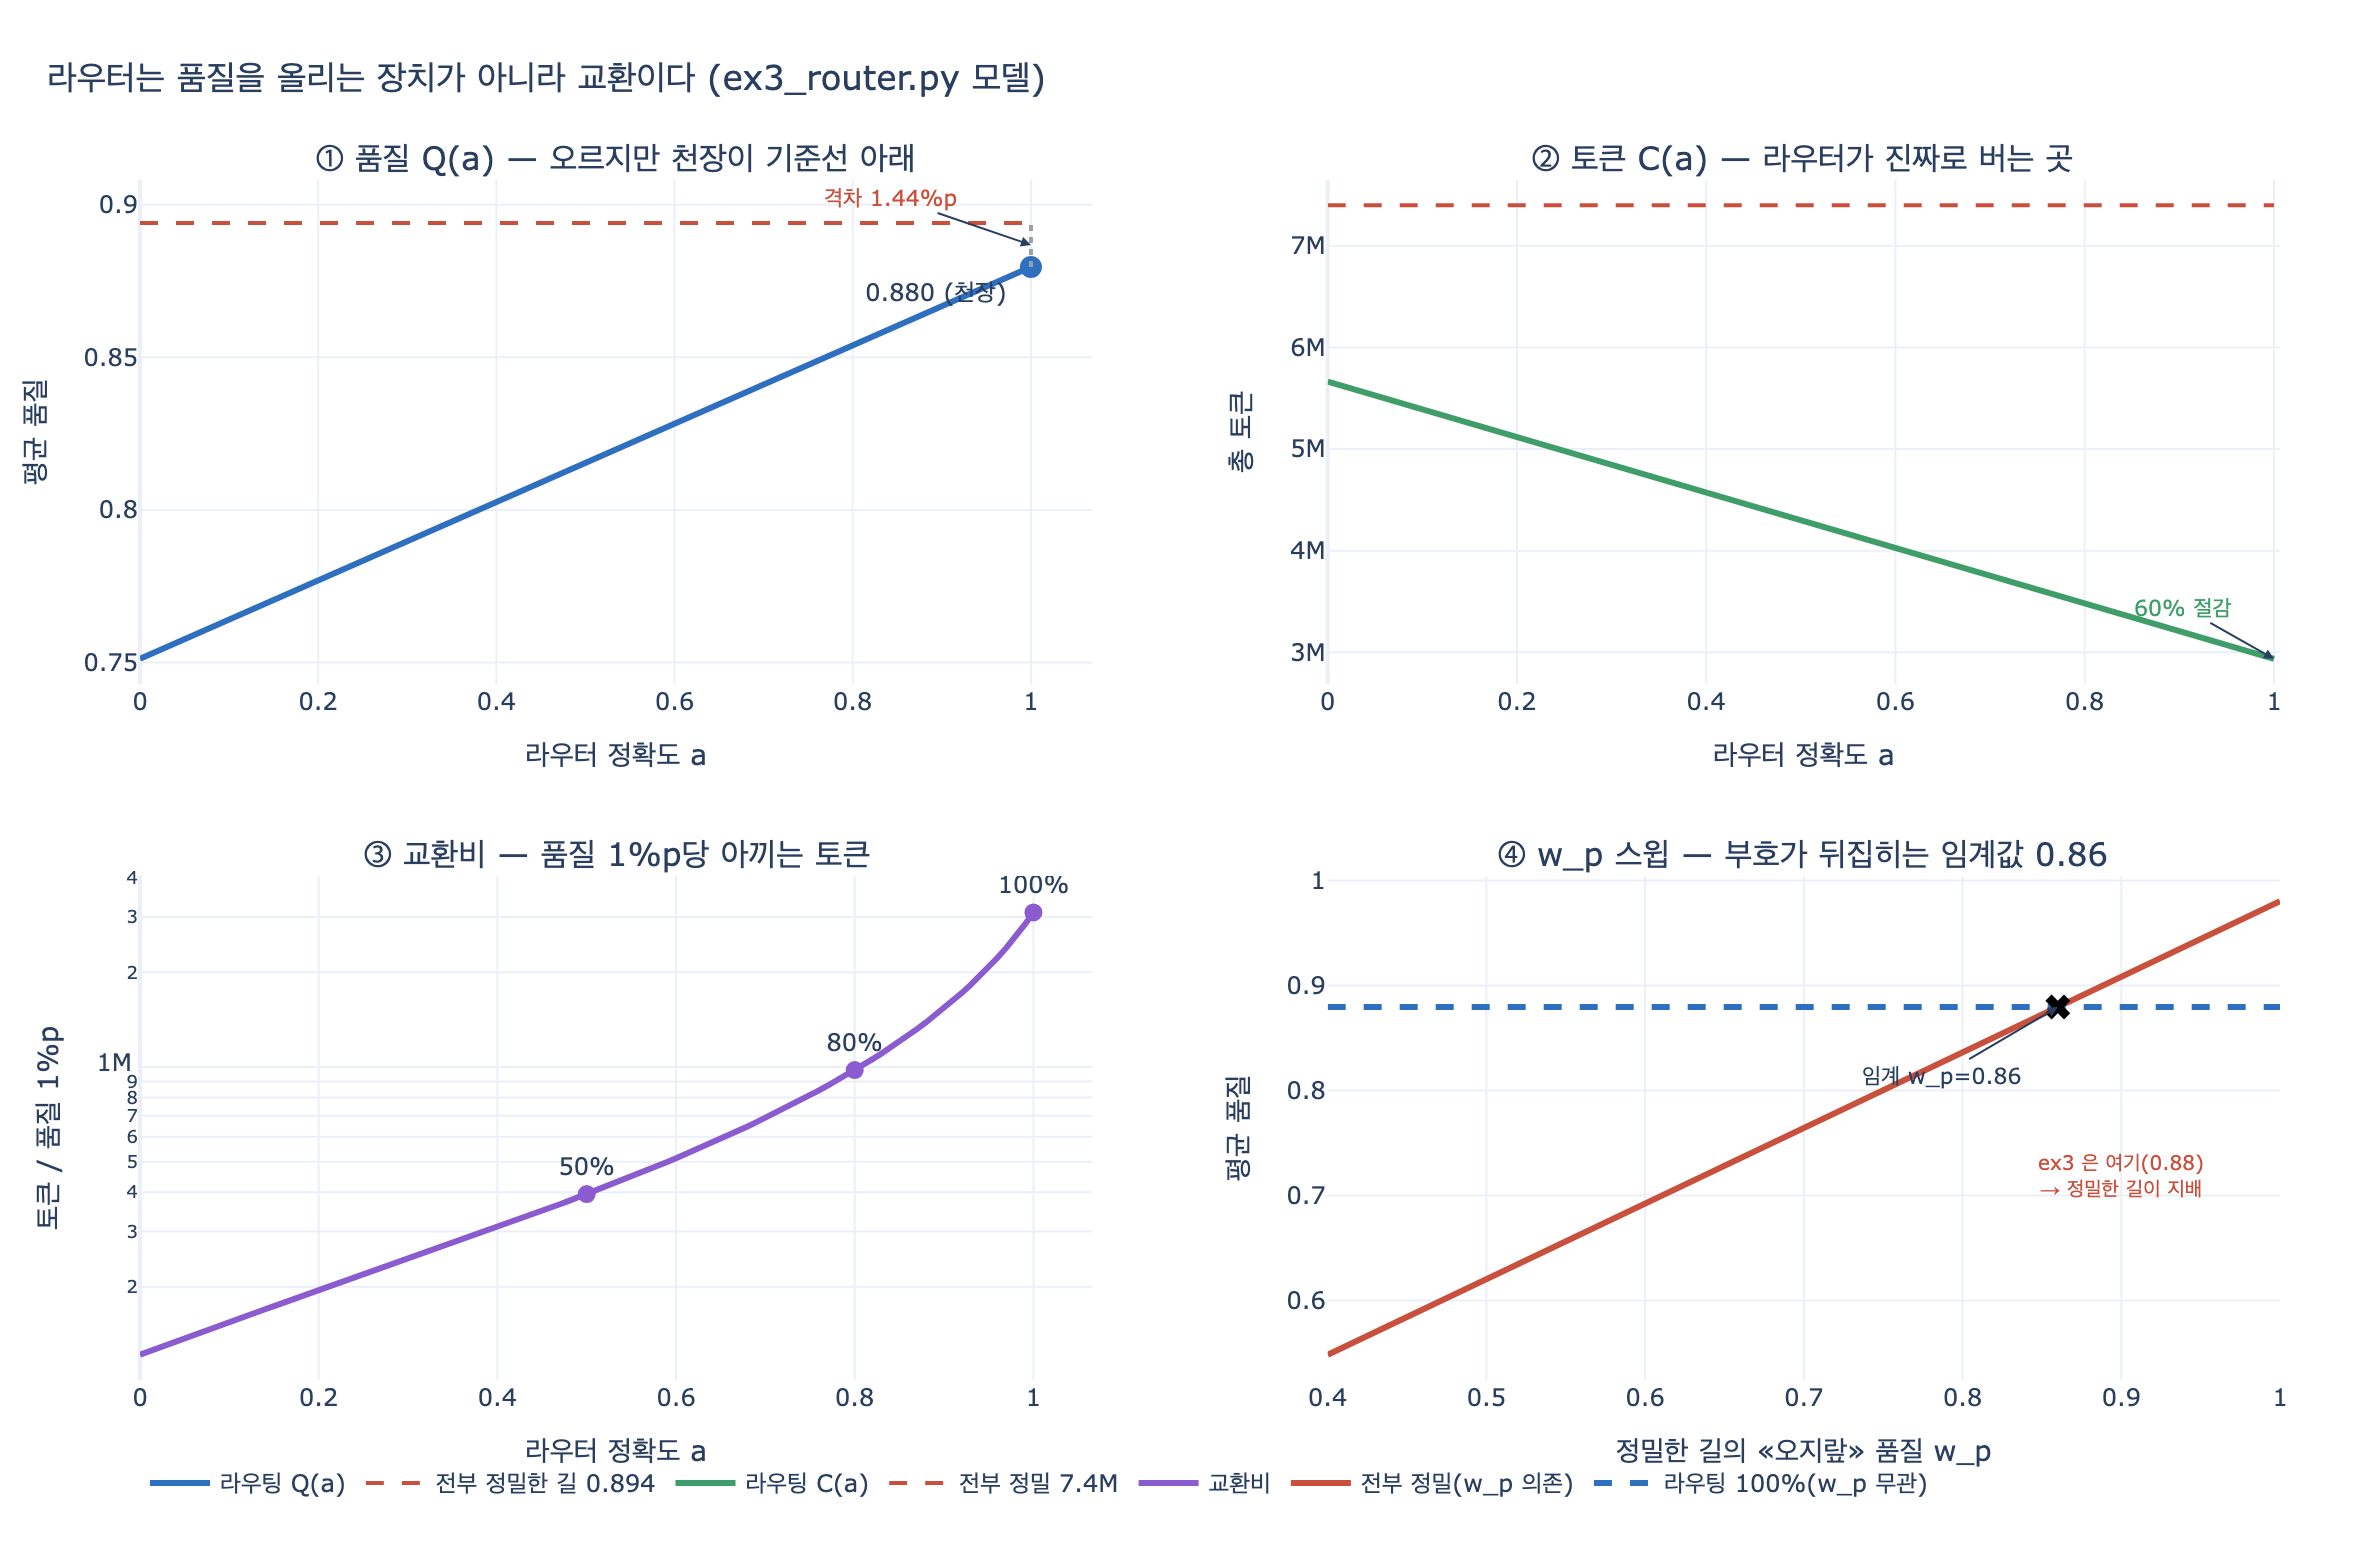

Generate this figure with Python:
# %% [markdown]
# # 라우팅 정확도가 100%여도 품질이 오르지 않은 이유
#
# **질문** 라우팅 정확도가 100%여도 품질이 오르지 않은 이유는 무엇인가?
#
# **답** 정밀한 길이 굳이 필요 없는 입력에도 0.88을 내어 빠른 길의 0.86보다 높다.
# 이 설정에서는 정밀한 길이 언제나 품질로 이긴다.
#
# 이 노트북은 `content/ch25/code/ex3_router.py` 의 품질·토큰 모델을 그대로 재현하고,
# 라우터 정확도 $a$ 를 $0 \to 1$ 로 훑으며
#
# - 품질 곡선 $Q(a)$ 와 토큰 곡선 $C(a)$
# - 「전부 정밀한 길」 기준선과의 격차 (= 천장)
# - 품질 1%p 를 내주고 아끼는 토큰, 즉 **교환비**
#
# 를 계산합니다. 핵심 구조는 **지배 전략(dominance)** 입니다.
# 정밀한 경로가 *모든* 입력 종류에서 품질 우위이면, 라우팅은 품질을 올리는 장치가 될 수 없습니다.

# %%
# 필요 패키지: plotly, kaleido  (pip install plotly kaleido)
# 실행: python3 expy.py   /  VSCode 셀로도 그대로 돌아간다.

import os

import plotly.graph_objects as go
from plotly.subplots import make_subplots


def _show(fig):
    try:
        from IPython import get_ipython
        if get_ipython() is not None:  # VSCode 셀/Jupyter에서만 렌더링
            fig.show()
    except ImportError:
        pass


HERE = os.path.dirname(os.path.abspath(__file__))
print("준비 완료")
# 출력: 준비 완료

# %% [markdown]
# ## 1. ex3_router.py 의 모델을 그대로 옮긴다
#
# 길이 두 개뿐입니다. 각 길에는 숫자가 셋 붙습니다.
#
# | 길 | 비용 $c$ | 「맞을 때」 품질 $r$ | 「틀린 길로 왔을 때」 품질 $w$ |
# |---|---|---|---|
# | 빠른 길 | 1,200 | 0.86 | 0.42 |
# | 정밀한 길 | 7,400 | 0.93 | **0.88** |
#
# 굵게 표시한 **0.88** 이 이 카드의 답 전체입니다.
# 「정밀한 길로 굳이 안 보내도 되는 입력」을 정밀한 길로 보냈을 때의 품질이 0.88 이고,
# 이 값이 빠른 길이 *제대로* 맞았을 때의 0.86 보다 **높습니다**.

# %%
# 길 이름     비용   이 길이 «맞을 때» 품질   «틀린 길로 왔을 때» 품질
ROUTES = {
    "빠른 길":   (1_200, 0.86, 0.42),
    "정밀한 길": (7_400, 0.93, 0.88),
}
MIX = {"빠른 길": 0.72, "정밀한 길": 0.28}   # 실제 입력의 분포
N = 1_000

FAST, PREC = "빠른 길", "정밀한 길"


def other(k):
    return PREC if k == FAST else FAST


def all_precise():
    """모든 입력을 정밀한 길로. 라우터가 없다."""
    cost = N * ROUTES[PREC][0]
    q = sum(MIX[k] * (ROUTES[PREC][1] if k == PREC else ROUTES[PREC][2]) for k in MIX)
    return cost, q


def routed(acc):
    """정확도 acc 인 라우터를 태운다."""
    cost = q = 0.0
    for true_route, share in MIX.items():
        n = N * share
        for taken, p in ((true_route, acc), (other(true_route), 1 - acc)):
            c, right, wrong = ROUTES[taken]
            cost += n * p * c
            q += share * p * (right if taken == true_route else wrong)
    return cost, q


PC, PQ = all_precise()
print(f"전부 정밀한 길 : 토큰 {PC:>10,.0f}   품질 {PQ:.4f}")
c100, q100 = routed(1.00)
print(f"라우팅 100%    : 토큰 {c100:>10,.0f}   품질 {q100:.4f}")
print(f"→ 정확도가 «완벽»한데도 품질이 {PQ - q100:+.4f} ({(q100 - PQ) * 100:+.2f}%p) 움직였다.")
# 출력: 전부 정밀한 길 : 토큰  7,400,000   품질 0.8940
# 출력: 라우팅 100%    : 토큰  2,936,000   품질 0.8796
# 출력: → 정확도가 «완벽»한데도 품질이 +0.0144 (-1.44%p) 움직였다.

# %% [markdown]
# ## 2. 지배(dominance) — 진짜 원인은 표 한 칸이다
#
# 라우팅이 품질을 올릴 수 있는 조건은 하나입니다.
# **어떤 입력 종류에서는 빠른 길이 정밀한 길보다 품질이 좋아야** 합니다.
# 그래야 「그 입력만 빠른 길로 골라 보내면 품질이 오른다」가 성립합니다.
#
# 입력 종류 $t$, 선택한 길 $k$ 에 대한 품질 행렬을 $Q[t][k]$ 로 적으면
#
# $$
# Q[t][k] = \begin{cases} r_k & (k = t) \\ w_k & (k \neq t) \end{cases}
# $$
#
# 이 행렬을 열끼리 비교해서, 정밀한 길 열이 모든 행에서 크거나 같으면
# 정밀한 길은 **약지배 전략(weakly dominant strategy)** 입니다.

# %%
print("품질 행렬  Q[입력 종류][선택한 길]\n")
print(f"{'입력 종류':<12}{'빠른 길':>10}{'정밀한 길':>12}   승자")
print("-" * 52)
dominated = True
for t in MIX:
    row = {}
    for k in ROUTES:
        c, right, wrong = ROUTES[k]
        row[k] = right if k == t else wrong
    win = PREC if row[PREC] >= row[FAST] else FAST
    if row[PREC] < row[FAST]:
        dominated = False
    print(f"{t:<12}{row[FAST]:>10.2f}{row[PREC]:>12.2f}   {win}")
print()
print(f"정밀한 길이 모든 행에서 우위인가? → {dominated}")
print("→ 지배 전략이므로, 라우팅으로 «품질을» 개선할 여지가 애초에 0 이다.")
# 출력: 품질 행렬  Q[입력 종류][선택한 길]
# 출력:
# 출력: 입력 종류             빠른 길       정밀한 길   승자
# 출력: ----------------------------------------------------
# 출력: 빠른 길              0.86        0.88   정밀한 길
# 출력: 정밀한 길             0.42        0.93   정밀한 길
# 출력:
# 출력: 정밀한 길이 모든 행에서 우위인가? → True
# 출력: → 지배 전략이므로, 라우팅으로 «품질을» 개선할 여지가 애초에 0 이다.

# %% [markdown]
# ## 3. 닫힌 형태로 풀어 본다
#
# 정확도 $a$ 인 라우터의 평균 품질은 입력 종류별로 갈라서 쓰면
#
# $$
# Q(a) = \underbrace{0.72\,[\,a\cdot 0.86 + (1-a)\cdot 0.88\,]}_{\text{빠른 길이 정답인 72\%}}
#      + \underbrace{0.28\,[\,a\cdot 0.93 + (1-a)\cdot 0.42\,]}_{\text{정밀한 길이 정답인 28\%}}
# $$
#
# 정리하면
#
# $$
# Q(a) = 0.7512 + 0.1284\,a, \qquad
# C(a) = 5{,}664{,}000 - 2{,}728{,}000\,a
# $$
#
# 둘 다 $a$ 에 대해 **일차 함수**입니다. 여기서 두 가지를 읽습니다.
#
# 1. $Q'(a) = +0.1284 > 0$ 이므로 정확도를 올리면 품질은 **오릅니다**. 라우터를 잘 만드는 건 헛일이 아닙니다.
# 2. 그런데 $Q(1) = 0.8796 < 0.894 = Q_{\text{전부 정밀}}$ 입니다.
#    정확도를 100%까지 밀어붙여도 **천장이 기준선보다 낮습니다**.
#
# 첫째 항의 계수가 음수($-0.0144a$)라는 게 문제입니다.
# 「빠른 길이 정답인 72%」 구간에서는 라우터가 *맞출수록* 품질이 떨어집니다.

# %%
def q_closed(a):
    return 0.7512 + 0.1284 * a


def c_closed(a):
    return 5_664_000 - 2_728_000 * a


print(f"{'a':>6}{'Q(a) 시뮬':>12}{'Q(a) 닫힌형':>14}{'C(a) 시뮬':>14}{'C(a) 닫힌형':>15}")
print("-" * 62)
for a in (0.0, 0.5, 0.7, 1.0):
    c, q = routed(a)
    print(f"{a:>6.2f}{q:>12.4f}{q_closed(a):>14.4f}{c:>14,.0f}{c_closed(a):>15,.0f}")

# 항별 분해: 72% 구간과 28% 구간이 서로 반대 방향으로 움직인다
print("\n항별 분해 (정확도가 오를 때 각 구간의 기여)")
print(f"{'a':>6}{'72% 구간':>12}{'28% 구간':>12}{'합':>10}")
print("-" * 40)
for a in (0.0, 0.5, 1.0):
    t1 = 0.72 * (a * 0.86 + (1 - a) * 0.88)
    t2 = 0.28 * (a * 0.93 + (1 - a) * 0.42)
    print(f"{a:>6.2f}{t1:>12.4f}{t2:>12.4f}{t1 + t2:>10.4f}")
print("→ 72% 구간은 0.6336 → 0.6192 로 «내려간다». 맞출수록 손해다.")
# 출력:      a     Q(a) 시뮬      Q(a) 닫힌형       C(a) 시뮬       C(a) 닫힌형
# 출력: --------------------------------------------------------------
# 출력:   0.00      0.7512        0.7512     5,664,000      5,664,000
# 출력:   0.50      0.8154        0.8154     4,300,000      4,300,000
# 출력:   0.70      0.8411        0.8411     3,754,400      3,754,400
# 출력:   1.00      0.8796        0.8796     2,936,000      2,936,000
# 출력:
# 출력: 항별 분해 (정확도가 오를 때 각 구간의 기여)
# 출력:      a      72% 구간      28% 구간         합
# 출력: ----------------------------------------
# 출력:   0.00      0.6336      0.1176    0.7512
# 출력:   0.50      0.6264      0.1890    0.8154
# 출력:   1.00      0.6192      0.2604    0.8796
# 출력: → 72% 구간은 0.6336 → 0.6192 로 «내려간다». 맞출수록 손해다.

# %% [markdown]
# ## 4. 교환비 — 품질 1%p 에 토큰 몇 개인가
#
# 라우팅은 품질을 올리는 장치가 아니라 **교환**입니다. 그러면 환율을 재야 합니다.
#
# $$
# \text{교환비}(a) = \frac{C_{\text{전부 정밀}} - C(a)}{100 \cdot (Q_{\text{전부 정밀}} - Q(a))}
# \quad [\text{품질 } 1\%p \text{ 당 아끼는 토큰}]
# $$
#
# 이 값이 클수록 남는 장사입니다.

# %%
print(f"{'정확도':>8}{'총 토큰':>12}{'품질':>9}{'절감':>8}{'품질 손실':>11}{'1%p당 절감 토큰':>18}")
print("-" * 68)
for acc in (1.00, 0.95, 0.90, 0.80, 0.70, 0.50):
    c, q = routed(acc)
    dq = (PQ - q) * 100          # %p
    dc = PC - c
    rate = dc / dq if dq > 1e-12 else float("inf")
    print(f"{acc:>7.0%}{c:>12,.0f}{q:>9.3f}{1 - c / PC:>8.0%}"
          f"{dq:>10.2f}p{rate:>18,.0f}")
print("\n→ 100%에서는 1%p 당 310만 토큰을 아낀다. 아주 좋은 환율이다.")
print("→ 50%로 내려가면 1%p 당 39만 토큰. 환율이 8배 나빠진다. 이건 대개 손해다.")
# 출력:      정확도        총 토큰       품질      절감      품질 손실        1%p당 절감 토큰
# 출력: --------------------------------------------------------------------
# 출력:    100%   2,936,000    0.880     60%      1.44p         3,100,000
# 출력:     95%   3,072,400    0.873     58%      2.08p         2,078,578
# 출력:     90%   3,208,800    0.867     57%      2.72p         1,538,620
# 출력:     80%   3,481,600    0.854     53%      4.01p           977,645
# 출력:     70%   3,754,400    0.841     49%      5.29p           688,889
# 출력:     50%   4,300,000    0.815     42%      7.86p           394,402
# 출력:
# 출력: → 100%에서는 1%p 당 310만 토큰을 아낀다. 아주 좋은 환율이다.
# 출력: → 50%로 내려가면 1%p 당 39만 토큰. 환율이 8배 나빠진다. 이건 대개 손해다.

# %% [markdown]
# ## 5. 그럼 언제 라우팅이 품질을 «올리는» 장치가 되나
#
# 답의 문장을 뒤집어 봅니다. 정밀한 길의 「틀린 길로 왔을 때」 품질을 $w_p$ 라는 변수로 두면
#
# $$
# Q_{\text{전부 정밀}}(w_p) = 0.72\,w_p + 0.28 \cdot 0.93, \qquad
# Q_{\text{라우팅}}(a{=}1) = 0.72 \cdot 0.86 + 0.28 \cdot 0.93
# $$
#
# 라우팅 쪽은 $w_p$ 와 무관합니다(100% 정확하면 틀린 길로 가는 입력이 없으니까).
# 두 식을 비교하면 조건이 아주 깔끔하게 남습니다.
#
# $$
# Q_{\text{라우팅}}(1) > Q_{\text{전부 정밀}} \iff w_p < 0.86 = r_{\text{fast}}
# $$
#
# 즉 임계값은 정확히 **빠른 길의 정답 품질 0.86** 입니다.
# ex3 은 $w_p = 0.88 > 0.86$ 으로 잡았기 때문에 지배가 성립하고, 품질이 안 올랐습니다.

# %%
print(f"{'w_p':>7}{'전부 정밀':>12}{'라우팅 100%':>14}{'라우팅 우위':>14}")
print("-" * 48)
for wp in (0.40, 0.60, 0.80, 0.84, 0.86, 0.88, 0.95):
    q_ap = 0.72 * wp + 0.28 * 0.93
    q_rt = 0.72 * 0.86 + 0.28 * 0.93
    print(f"{wp:>7.2f}{q_ap:>12.4f}{q_rt:>14.4f}{'예' if q_rt > q_ap else '아니오':>14}")
print("\n→ 임계값 w_p = 0.86 (= 빠른 길의 정답 품질). 여기서 부호가 뒤집힌다.")
print("→ ex3 의 w_p = 0.88 은 임계값보다 크다. 그래서 100%에서도 품질이 못 오른다.")
# 출력:     w_p       전부 정밀      라우팅 100%        라우팅 우위
# 출력: ------------------------------------------------
# 출력:    0.40      0.5484        0.8796             예
# 출력:    0.60      0.6924        0.8796             예
# 출력:    0.80      0.8364        0.8796             예
# 출력:    0.84      0.8652        0.8796             예
# 출력:    0.86      0.8796        0.8796         아니오
# 출력:    0.88      0.8940        0.8796         아니오
# 출력:    0.95      0.9444        0.8796         아니오

# %% [markdown]
# ## 6. 시각화
#
# 네 칸으로 봅니다.
#
# 1. **품질 곡선** — $Q(a)$ 는 오르지만 천장($a=1$)이 기준선 아래에서 멈춘다
# 2. **토큰 곡선** — 정확도가 오를수록 단조 감소. 여기가 라우터가 진짜로 버는 곳이다
# 3. **교환비** — 품질 1%p 당 아끼는 토큰. 정확도가 낮아지면 환율이 급격히 나빠진다
# 4. **$w_p$ 스윕** — 정밀한 길의 「오지랖 품질」이 0.86 아래로 내려가야 라우팅이 품질로 이긴다

# %%
STEPS = 101
accs = [i / (STEPS - 1) for i in range(STEPS)]
qs = [routed(a)[1] for a in accs]
cs = [routed(a)[0] for a in accs]
rates = []
for a in accs:
    c, q = routed(a)
    dq = (PQ - q) * 100
    rates.append(None if dq < 1e-9 else (PC - c) / dq)

wps = [0.40 + 0.006 * i for i in range(101)]
q_ap_wp = [0.72 * w + 0.28 * 0.93 for w in wps]
q_rt_wp = [0.72 * 0.86 + 0.28 * 0.93] * len(wps)

C_Q, C_BASE, C_TOK, C_RATE, C_MARK = "#2f6fbf", "#c8503c", "#3f9d6a", "#8a5cd0", "#9aa0a6"

fig = make_subplots(
    rows=2, cols=2,
    subplot_titles=(
        "① 품질 Q(a) — 오르지만 천장이 기준선 아래",
        "② 토큰 C(a) — 라우터가 진짜로 버는 곳",
        "③ 교환비 — 품질 1%p당 아끼는 토큰",
        "④ w_p 스윕 — 부호가 뒤집히는 임계값 0.86",
    ),
    vertical_spacing=0.16, horizontal_spacing=0.11,
)

# ① 품질
fig.add_trace(go.Scatter(x=accs, y=qs, mode="lines", name="라우팅 Q(a)",
                         line=dict(color=C_Q, width=3)), row=1, col=1)
fig.add_trace(go.Scatter(x=accs, y=[PQ] * len(accs), mode="lines",
                         name="전부 정밀한 길 0.894",
                         line=dict(color=C_BASE, width=2, dash="dash")), row=1, col=1)
fig.add_trace(go.Scatter(x=[1.0], y=[q100], mode="markers+text",
                         text=["0.880 (천장) "], textposition="bottom left",
                         marker=dict(color=C_Q, size=11, symbol="circle"),
                         showlegend=False), row=1, col=1)
fig.add_trace(go.Scatter(x=[1.0, 1.0], y=[q100, PQ], mode="lines",
                         line=dict(color=C_MARK, width=2, dash="dot"),
                         showlegend=False), row=1, col=1)
fig.add_annotation(x=1.0, y=(q100 + PQ) / 2, text="격차 1.44%p", showarrow=True,
                   arrowhead=2, ax=-70, ay=-24, font=dict(size=11, color=C_BASE),
                   row=1, col=1)

# ② 토큰
fig.add_trace(go.Scatter(x=accs, y=cs, mode="lines", name="라우팅 C(a)",
                         line=dict(color=C_TOK, width=3), showlegend=True), row=1, col=2)
fig.add_trace(go.Scatter(x=accs, y=[PC] * len(accs), mode="lines",
                         name="전부 정밀 7.4M",
                         line=dict(color=C_BASE, width=2, dash="dash")), row=1, col=2)
fig.add_annotation(x=1.0, y=c100, text="60% 절감", showarrow=True, arrowhead=2,
                   ax=-46, ay=-26, font=dict(size=11, color=C_TOK), row=1, col=2)

# ③ 교환비
fig.add_trace(go.Scatter(x=accs, y=rates, mode="lines", name="교환비",
                         line=dict(color=C_RATE, width=3)), row=2, col=1)
for a in (0.5, 0.8, 1.0):
    c, q = routed(a)
    dq = (PQ - q) * 100
    fig.add_trace(go.Scatter(x=[a], y=[(PC - c) / dq], mode="markers+text",
                             text=[f"{a:.0%}"], textposition="top center",
                             marker=dict(color=C_RATE, size=9), showlegend=False),
                  row=2, col=1)

# ④ w_p 스윕
fig.add_trace(go.Scatter(x=wps, y=q_ap_wp, mode="lines", name="전부 정밀(w_p 의존)",
                         line=dict(color=C_BASE, width=3)), row=2, col=2)
fig.add_trace(go.Scatter(x=wps, y=q_rt_wp, mode="lines", name="라우팅 100%(w_p 무관)",
                         line=dict(color=C_Q, width=3, dash="dash")), row=2, col=2)
fig.add_trace(go.Scatter(x=[0.86], y=[0.8796], mode="markers",
                         marker=dict(color="#000000", size=11, symbol="x"),
                         showlegend=False), row=2, col=2)
fig.add_annotation(x=0.86, y=0.8796, text="임계 w_p=0.86", showarrow=True, arrowhead=2,
                   ax=-58, ay=34, font=dict(size=11), row=2, col=2)
fig.add_annotation(x=0.90, y=0.72, text="ex3 은 여기(0.88)<br>→ 정밀한 길이 지배",
                   showarrow=False, font=dict(size=10, color=C_BASE), row=2, col=2)

fig.update_xaxes(title_text="라우터 정확도 a", row=1, col=1)
fig.update_xaxes(title_text="라우터 정확도 a", row=1, col=2)
fig.update_xaxes(title_text="라우터 정확도 a", row=2, col=1)
fig.update_xaxes(title_text="정밀한 길의 «오지랖» 품질 w_p", row=2, col=2)
fig.update_yaxes(title_text="평균 품질", row=1, col=1)
fig.update_yaxes(title_text="총 토큰", row=1, col=2)
fig.update_yaxes(title_text="토큰 / 품질 1%p", type="log", row=2, col=1)
fig.update_yaxes(title_text="평균 품질", row=2, col=2)

fig.update_layout(
    title=dict(text="라우터는 품질을 올리는 장치가 아니라 교환이다 (ex3_router.py 모델)", x=0.02),
    height=780, width=1180, template="plotly_white",
    legend=dict(orientation="h", yanchor="bottom", y=-0.11, x=0.0),
    margin=dict(t=90, b=90, l=70, r=40),
)

_show(fig)
png = os.path.join(HERE, "expy.png")
fig.write_image(png, scale=2)
print(f"저장: {png}")
# 출력: 저장: .../55744e43-e84c-488c-a776-733f17d727f0/expy.png

# %% [markdown]
# ## 7. 정리
#
# - 라우팅 정확도 100%에서 품질이 0.894 → 0.880 으로 **내려간** 건 라우터의 결함이 아니라
#   **모델 가정의 결과**입니다. 정밀한 길이 안 필요한 입력에도 0.88(> 0.86)을 내니까요.
# - $Q(a) = 0.7512 + 0.1284a$ 는 증가 함수입니다. 정확도를 올리는 노력은 헛되지 않습니다.
#   다만 $Q(1) = 0.8796$ 이 **기준선보다 낮은 천장**이라는 게 요점입니다.
# - 지배 구조가 있으면 라우팅으로 얻을 수 있는 건 품질이 아니라 **토큰**뿐입니다.
#   100%에서 품질 1.44%p 를 내주고 60%를 아끼고, 50%에서는 7.86%p 를 내주고 42%만 아낍니다.
#   교환비가 8배 나빠집니다.
# - 그래서 라우터를 넣기 전에 만들 것은 라우터가 아니라 **채점 데이터셋**입니다.
#   정확도 $a$ 를 모르면 위 표의 어느 줄에 서 있는지 알 수 없고,
#   그러면 「라우터 넣었더니 좋아졌다」는 느낌만 남습니다.
